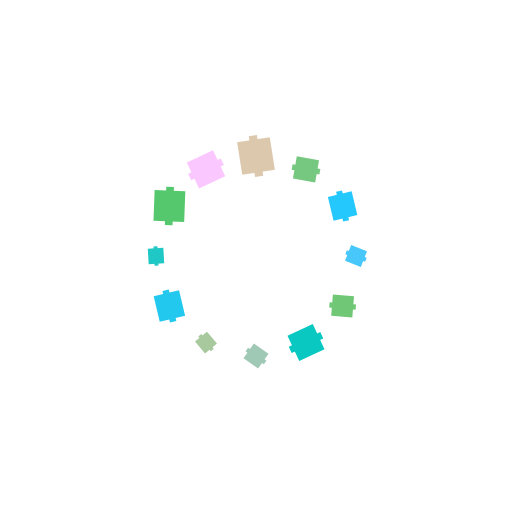
Frame 1 (no input)
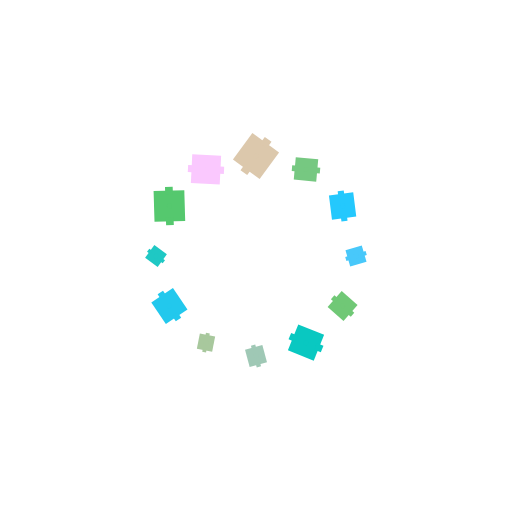
Frame 60 (no input)
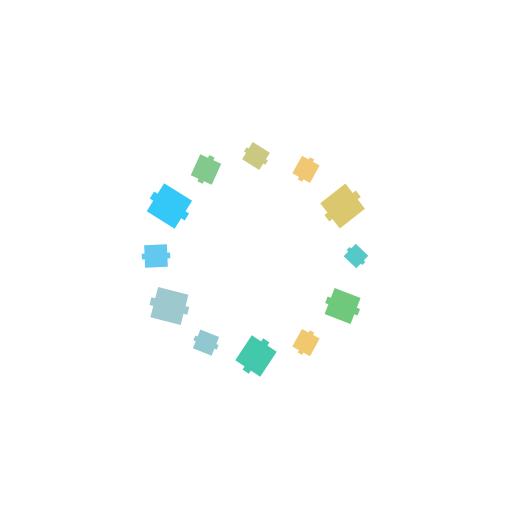
Frame 120 (the mouse pressed at the canvas centre since frame 60)

The p5.js sketch that drew these frames (run headless with seeded random() and noise() and a simulated clock; from frame 60 on, the mouse is pressed at the canvas centre):

// p5.js sketch
// ── sketch.js
var vel = 3;
var rot = 1;

var nElementos = 15;
var nColumnas = 9;

var angulos = [];
var velocidades = [];
var tamanos = [];
var colores = [];


function setup() {
  createCanvas(512, 512);
  rectMode(CENTER);
  randomizar(); //esta vez puse todo dentro de una funcion, solo para no repetir. 
}

function draw() {
  background(255);
    for (var i = 0; i < nElementos; ++i) {
        push();
        translate(width/2, height/2);
        rotate(radians(30*i));
        var miRot = angulos[i] += velocidades[i];
        figura(100, 0, tamanos[i], miRot, colores[i]);
        pop();
        
    }
}

function figura(x, y, t, r, c) {
  push();
  translate(x, y);
  noStroke();
  fill(c/3, 50);
  ellipse(0, 0, 50, 50);
  rotate(radians(r));
  fill(c);
  rect(0, 0, t, t);
  fill(c*2);
  ellipse(0, 0, 5, 5);
  rect(t / 2, 0, t / 4, t / 4);
  rect(- t / 2, 0, t / 4, t / 4);
  pop();
}

function mousePressed() {
  randomizar();
}

function randomizar() {

    for (var i = 0; i < nElementos; ++i) {
            angulos[i] = random(360);
    }

    for (var i = 0; i < nElementos; ++i) {
            velocidades[i] = random(- 1,1);
    }
    
    for (var i = 0; i < nElementos; ++i) {
            colores[i] = color(random(255), 200, 100 +random(155));
    }

    for (var i = 0; i < nElementos; ++i) {
            tamanos[i] = random(15,35);
    }
  
}
